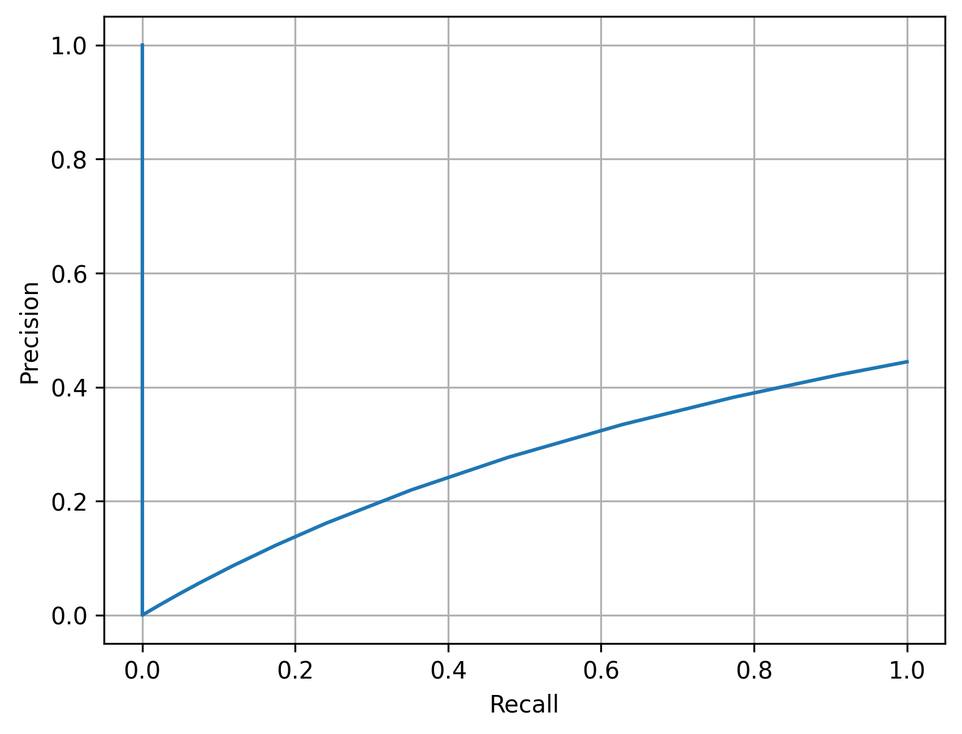
#> input picture pr.png, 962 x 734 px, shrunk from 1702 x 1298 before the run; its folder holds only this picture in this run
$ python -i tampering.py   (imports and definitions only)
#> lines starting #> are read from the running program, lines starting #| are printed output that depends on the picture
#> further down, picture is the input picture: PIL image 962x734 RGBA; mean R, G, B, A 248.4, 249.1, 249.5, 255
import os
import random
import numpy as np
from PIL import Image, ImageFilter, ImageEnhance

class ImageTamperer:
    def __init__(self, orig_root="dataset/originals", tamp_root="dataset/tampered"):
#> called with orig_root = 'dataset/originals', tamp_root = 'dataset/tampered'
        self.orig_root = orig_root
        self.tamp_root = tamp_root

        for s in ["train","val","test"]:
            os.makedirs(os.path.join(tamp_root, s), exist_ok=True)

    # [26 lines left out: functions copy_move, noise_patch, splicing, not called in this run]

    def blur_region(self, img):
        w,h = img.size
#> w = 962; h = 734
        pw,ph = random.randint(80,200), random.randint(80,200)
        x,y = random.randint(0,w-pw), random.randint(0,h-ph)
#> x = 430; y = 41
        region = img.crop((x,y,x+pw,y+ph)).filter(ImageFilter.GaussianBlur(6))
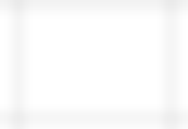
#> region: PIL image 188x129 RGBA; mean R, G, B, A 251.3, 251.3, 251.3, 255
        img.paste(region,(x,y))
        return img

    def color_shift(self, img):
        enhancer = ImageEnhance.Color(img)
        return enhancer.enhance(random.uniform(0.2,1.8))

    # [27 lines left out: function create, not called in this run]

>>> from PIL import Image
>>> picture = Image.open('pr.png')
>>> result = ImageTamperer().blur_region(picture)
